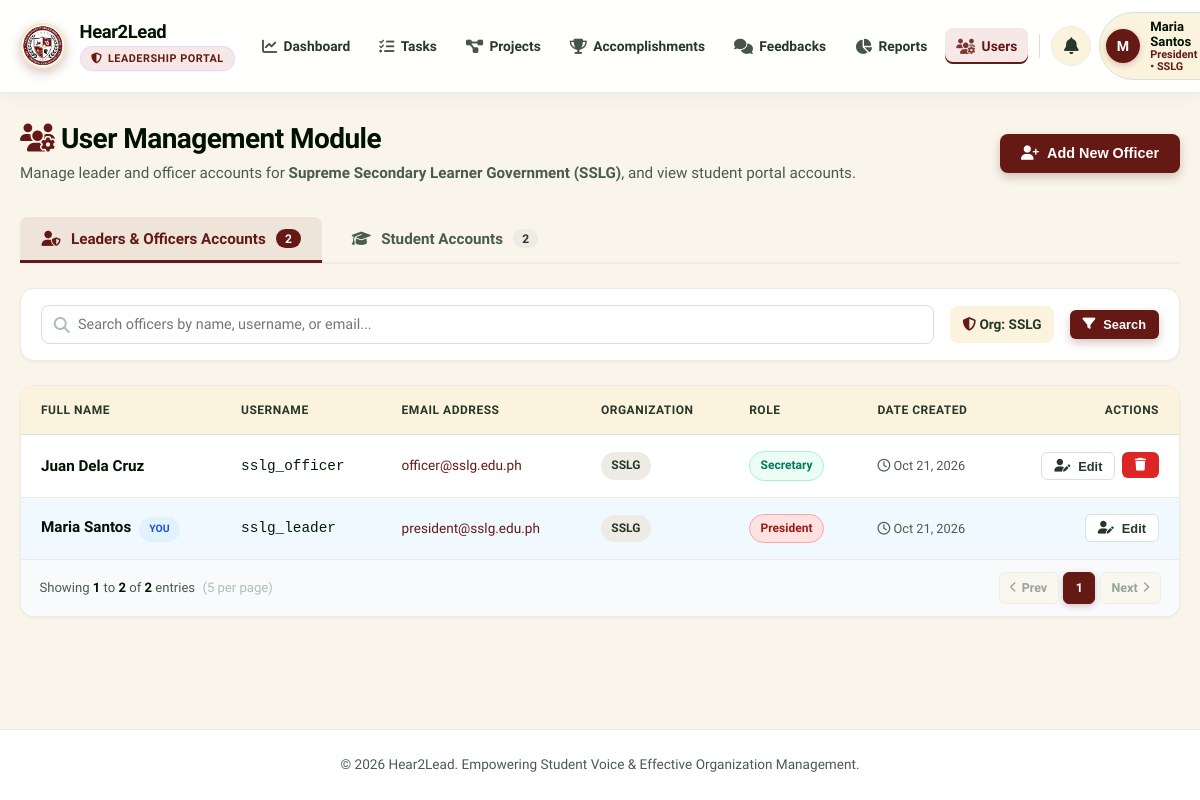
The app's page /leadership/users.php (signed in) with its own data.
### tables this page shows
CREATE TABLE IF NOT EXISTS `users` (
  `id` INT AUTO_INCREMENT PRIMARY KEY,
  `org_id` INT NOT NULL,
  `full_name` VARCHAR(100) NOT NULL,
  `username` VARCHAR(50) NOT NULL UNIQUE,
  `email` VARCHAR(100) NOT NULL,
  `password` VARCHAR(255) NOT NULL,
  `role` VARCHAR(100) NOT NULL DEFAULT 'Officer',
  `created_at` TIMESTAMP DEFAULT CURRENT_TIMESTAMP,
  FOREIGN KEY (`org_id`) REFERENCES `organizations`(`id`) ON DELETE CASCADE
);

CREATE TABLE IF NOT EXISTS `organizations` (
  `id` INT AUTO_INCREMENT PRIMARY KEY,
  `name` VARCHAR(150) NOT NULL,
  `acronym` VARCHAR(20) NOT NULL,
  `logo` VARCHAR(255) DEFAULT NULL,
  `description` TEXT,
  `category` VARCHAR(50) DEFAULT 'Student Council',
  `created_at` TIMESTAMP DEFAULT CURRENT_TIMESTAMP
);

### config/db.php (called while the page is built, shortened)
<?php
function getAllUserRoles(?PDO $pdo = null): array {
    try {
        $stmt = $pdo->query("SELECT * FROM `user_roles` ORDER BY
            CASE `base_role`
                WHEN 'Admin' THEN 1
                WHEN 'President' THEN 2
                WHEN 'Vice President' THEN 3
                WHEN 'Secretary' THEN 4
                WHEN 'Treasurer' THEN 5
                ELSE 6
            END ASC,
            `is_system` DESC,
            `role_name` ASC");
        return $stmt->fetchAll();
    } catch (PDOException $e) {
        return [];
    }
}
?>

### leadership/users.php (the view, shortened to what this page needs)
<?php
require_once __DIR__ . '/../config/db.php';
$current_user_id = intval($_SESSION['user_id']);
$current_org_id = intval($_SESSION['org_id']);
$current_role = $_SESSION['user_role'] ?? 'Officer';
$role_perms = getRolePermissions($current_role, $pdo);
$is_admin = !empty($role_perms['is_admin']);
$req_tab = $_GET['tab'] ?? 'leaders';
if ($req_tab === 'students') {
    $active_tab = 'students';
} elseif ($req_tab === 'roles' && $is_admin) {
    $active_tab = 'roles';
} else {
    $active_tab = 'leaders';
}
$role_library = getAllUserRoles($pdo);
$role_library_map = [];
foreach ($role_library as $rItem) {
    $role_library_map[strtolower($rItem['role_name'])] = $rItem;
}
$orgs = $pdo->query("SELECT * FROM organizations ORDER BY name ASC")->fetchAll();
$search_leaders = trim($_GET['q_leaders'] ?? ($_GET['q'] ?? ''));
$filter_org = $is_admin ? intval($_GET['org_id'] ?? 0) : $current_org_id;
$leader_where = ["1=1"];
$leader_params = [];
if (!$is_admin) {
    $leader_where[] = "u.org_id = ?";
    $leader_params[] = $current_org_id;
} elseif ($filter_org > 0) {
    $leader_where[] = "u.org_id = ?";
    $leader_params[] = $filter_org;
}
$leader_where_sql = implode(" AND ", $leader_where);
$sql_leaders = "SELECT u.*, o.name as org_name, o.acronym
                FROM users u
                JOIN organizations o ON u.org_id = o.id
                WHERE $leader_where_sql
                ORDER BY o.acronym ASC, u.full_name ASC";
$stmt_leaders = $pdo->prepare($sql_leaders);
$stmt_leaders->execute($leader_params);
$users = $stmt_leaders->fetchAll();
if ($is_admin) {
    $leader_count = $pdo->query("SELECT COUNT(*) FROM users")->fetchColumn();
} else {
    $stmt_lc = $pdo->prepare("SELECT COUNT(*) FROM users WHERE org_id = ?");
    $stmt_lc->execute([$current_org_id]);
    $leader_count = $stmt_lc->fetchColumn();
}
$student_count = intval($pdo->query("SELECT COUNT(*) FROM students")->fetchColumn());
include_once __DIR__ . '/../includes/header.php';
?>
<div class="page-header">
  <div>
    <h1 class="page-title"><i class="fa-solid fa-users-gear" style="color: var(--primary);"></i> User Management Module</h1>
    <p class="page-subtitle">
      <?php if ($is_admin): ?>
        Manage leader and officer accounts across all organizations, configure verified student accounts, and customize the <strong>User Role Library & System Accessibility</strong>.
      <?php else: ?>
        Manage leader and officer accounts for <strong><?= htmlspecialchars($_SESSION['org_name']) ?> (<?= htmlspecialchars($_SESSION['org_acronym']) ?>)</strong>, and view student portal accounts.
      <?php endif; ?>
    </p>
  </div>
  <div style="display: flex; gap: 0.75rem; flex-wrap: wrap;">
    <button class="btn btn-primary" data-modal-target="createUserModal">
      <i class="fa-solid fa-user-plus"></i> Add New Officer
    </button>
  </div>
</div>
<div class="user-tabs-nav">
  <button type="button" class="user-tab-btn <?= $active_tab === 'leaders' ? 'active' : '' ?>" id="tab-btn-leaders" onclick="switchUserTab('leaders')">
    <i class="fa-solid fa-user-shield"></i>
    <span>Leaders & Officers Accounts</span>
    <span class="user-tab-badge"><?= $leader_count ?></span>
  </button>
  <button type="button" class="user-tab-btn <?= $active_tab === 'students' ? 'active' : '' ?>" id="tab-btn-students" onclick="switchUserTab('students')">
    <i class="fa-solid fa-graduation-cap"></i>
    <span>Student Accounts</span>
    <span class="user-tab-badge"><?= $student_count ?></span>
  </button>
</div>
<div class="user-tab-pane <?= $active_tab === 'leaders' ? 'active' : '' ?>" id="tab-leaders">
  <div class="filter-bar">
    <form method="GET" action="users.php" style="display: flex; gap: 1rem; align-items: center; width: 100%; flex-wrap: wrap;">
      <div style="flex: 2; min-width: 240px; position: relative;">
        <input type="text" name="q_leaders" class="form-control" placeholder="Search officers by name, username, or email..." value="<?= htmlspecialchars($search_leaders) ?>" style="padding-left: 2.25rem;">
        <i class="fa-solid fa-magnifying-glass" style="position: absolute; left: 0.8rem; top: 50%; transform: translateY(-50%); color: var(--gray-400);"></i>
      </div>
      <?php if ($is_admin): ?>
        <div style="flex: 1; min-width: 220px;">
          <select name="org_id" class="form-control" onchange="this.form.submit()">
            <option value="0">All Organizations</option>
            <?php foreach ($orgs as $org): ?>
              <option value="<?= $org['id'] ?>" <?= $filter_org == $org['id'] ? 'selected' : '' ?>>
                <?= htmlspecialchars($org['acronym'] . ' - ' . $org['name']) ?>
              </option>
            <?php endforeach; ?>
          </select>
        </div>
      <?php else: ?>
        <div style="padding: 0.5rem 0.75rem; background: var(--gray-100); border-radius: var(--radius-sm); font-size: 0.85rem; color: var(--gray-700); font-weight: 600;">
          <i class="fa-solid fa-shield-halved" style="color: var(--accent);"></i> Org: <?= htmlspecialchars($_SESSION['org_acronym']) ?>
        </div>
      <?php endif; ?>
      <button type="submit" class="btn btn-primary btn-sm"><i class="fa-solid fa-filter"></i> Search</button>
    </form>
  </div>
  <div class="table-container">
    <table class="table">
      <thead>
        <tr>
          <th>Full Name</th>
          <th>Username</th>
          <th>Email Address</th>
          <th>Organization</th>
          <th>Role</th>
          <th>Date Created</th>
          <th style="text-align: right;">Actions</th>
        </tr>
      </thead>
      <tbody>
        <?php if (empty($users)): ?>
          <tr>
            <td colspan="7" style="text-align: center; color: var(--gray-500); padding: 2.5rem;">
              <i class="fa-solid fa-user-xmark" style="font-size: 2rem; color: var(--gray-400); margin-bottom: 0.5rem; display: block;"></i>
              No officer or leader accounts found matching your criteria.
            </td>
          </tr>
        <?php else: ?>
          <?php foreach ($users as $user):
            $is_self = ($user['id'] === $current_user_id);
            $rKey = strtolower($user['role'] ?? 'officer');
            $rInfo = $role_library_map[$rKey] ?? null;
            $role_badge_class = $rInfo['badge_style'] ?? 'badge-role-officer';
            $base_equiv = $rInfo['base_role'] ?? $user['role'];
            $is_target_admin = ($user['role'] === 'Admin' || strcasecmp($base_equiv, 'Admin') === 0);
          ?>
            <tr style="<?= $is_self ? 'background-color: #f0f9ff;' : '' ?>">
              <td>
                <strong style="font-size: 0.95rem; color: var(--dark);"><?= htmlspecialchars($user['full_name']) ?></strong>
                <?php if ($is_self): ?>
                  <span class="badge badge-in-progress" style="font-size: 0.65rem; margin-left: 0.25rem;">YOU</span>
                <?php endif; ?>
              </td>
              <td><code><?= htmlspecialchars($user['username']) ?></code></td>
              <td><a href="mailto:<?= htmlspecialchars($user['email']) ?>" style="font-size: 0.85rem; color: var(--primary);"><?= htmlspecialchars($user['email']) ?></a></td>
              <td><span class="badge badge-planning"><strong><?= htmlspecialchars($user['acronym']) ?></strong></span></td>
              <td>
                <span class="badge <?= htmlspecialchars($role_badge_class) ?>"><?= htmlspecialchars($user['role']) ?></span>
              </td>
              <td><span style="font-size: 0.8rem; color: var(--gray-600);"><i class="fa-regular fa-clock"></i> <?= date('M d, Y', strtotime($user['created_at'])) ?></span></td>
              <td style="text-align: right;">
                <div style="display: inline-flex; gap: 0.4rem; justify-content: flex-end;">
                  <button class="btn btn-secondary btn-sm" onclick='openUserEditModal(<?= json_encode($user) ?>)' title="Edit Officer">
                    <i class="fa-solid fa-user-pen"></i> Edit
                  </button>
                  <?php if (!$is_self && ($is_admin || !$is_target_admin)): ?>
                    <form method="POST" action="users.php" onsubmit="return confirmDeleteSwal(event, 'Are you sure you want to delete officer account \'<?= htmlspecialchars($user['username'], ENT_QUOTES) ?>\'?', 'Delete Officer Account?');" style="display: inline;">
                      <button type="submit" class="btn btn-danger btn-sm" title="Delete User"><i class="fa-solid fa-trash"></i></button>
                    </form>
                  <?php endif; ?>
                </div>
              </td>
            </tr>
          <?php endforeach; ?>
        <?php endif; ?>
      </tbody>
    </table>
  </div>
</div>
<?php include_once __DIR__ . '/../includes/footer.php'; ?>

### records on screen
users: full_name "Juan Dela Cruz", username "sslg_officer", email "officer@sslg.edu.ph", org.acronym "SSLG", role "Secretary", created_at "Oct 21, 2026"
users: full_name "Maria Santos", shows "YOU", username "sslg_leader", email "president@sslg.edu.ph", org.acronym "SSLG", role "President", created_at "Oct 21, 2026"

### other values on screen
substr($user_name, 0, 1) "M"
$user_name "Maria Santos"
$user_role "President"
$org_acronym "SSLG"
$_SESSION['org_name'] "Supreme Secondary Learner Government"
$_SESSION['org_acronym'] "SSLG"
$leader_count "2"
$student_count "2"
